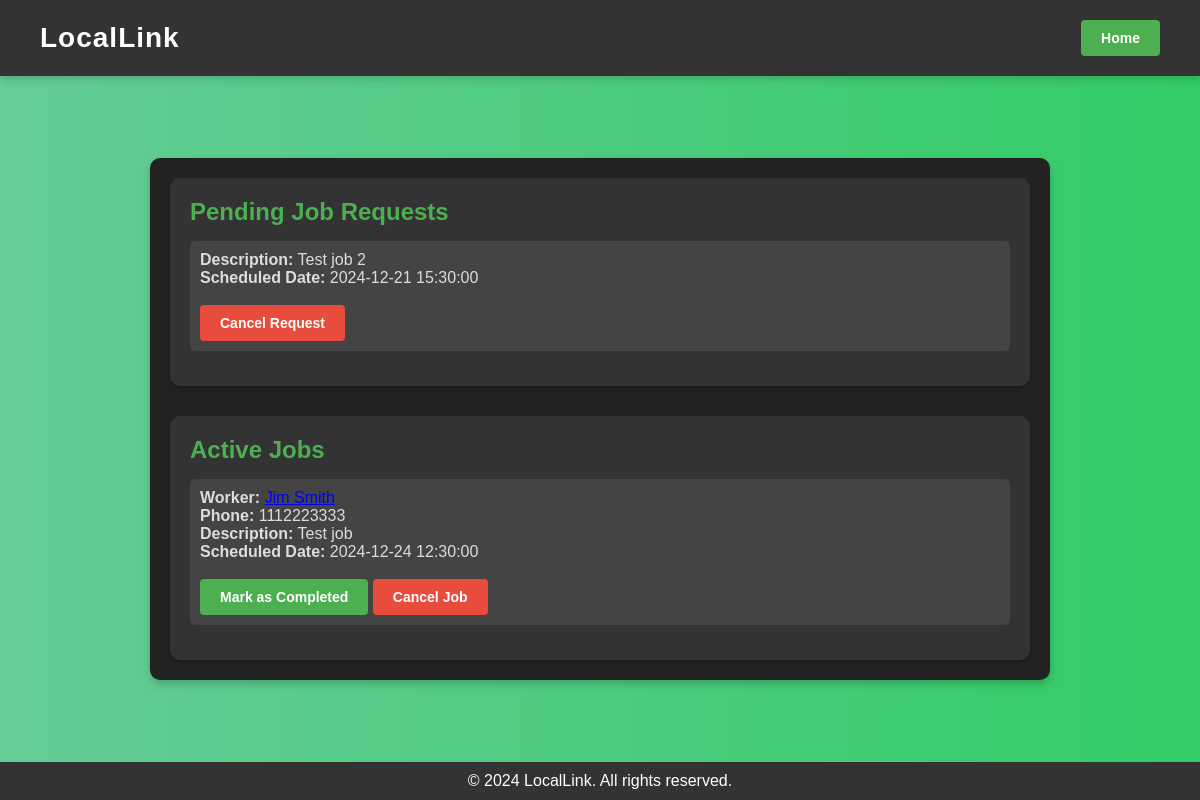
Screenshot of /profile (signed in) with the database file from the repository.
### app/models/contract.py (models this page shows)
class Contract(db.Model):
    __tablename__ = 'contracts'
    id = db.Column(db.Integer, primary_key=True)
    worker_id = db.Column(db.Integer, db.ForeignKey('workers.id'), nullable=False)
    employer_id = db.Column(db.Integer, db.ForeignKey('employers.id'), nullable=False)
    job_posting_id = db.Column(db.Integer, db.ForeignKey('job_postings.id'), nullable=True)
    description = db.Column(db.String(500), nullable=True)  # New column for job description
    status = db.Column(db.String(50), default='pending')  # pending, accepted, completed, etc.
    created_at = db.Column(db.DateTime, default=datetime.utcnow)
    job_date = db.Column(db.DateTime, nullable=False)  # Job date
    worker = db.relationship('Worker', back_populates='contracts')
    employer = db.relationship('Employer', back_populates='contracts')
    job_posting = db.relationship('JobPosting', backref='contracts')

### app/models/worker.py (models this page shows, shortened)
class Worker(db.Model):
    __tablename__ = 'workers'
    id = db.Column(db.Integer, primary_key=True)
    profile_picture = db.Column(db.String(200))
    name = db.Column(db.String(100), nullable=False)
    phone_number = db.Column(db.String(15), unique=True, nullable=False)
    password = db.Column(db.String(200), nullable=False)
    zip_code = db.Column(db.String(10), nullable=False)
    travel_distance = db.Column(db.Integer, nullable=False)
    user_role = db.Column(db.String(50), default='regular')
    about_me = db.Column(db.Text, nullable=True)
    is_online = db.Column(db.Boolean, default=False)
    auto_offline_time = db.Column(db.DateTime, nullable=True)
    job_postings = db.relationship('JobPosting', back_populates='worker')
    contracts = db.relationship('Contract', back_populates='worker')
    skills = db.relationship('Skill', back_populates='worker')  # Add this line

### app/routes/employer_routes.py (the view)
@employer_bp.route('/profile', methods=['GET'])
def employer_profile():
    employer_id = session.get('employer_id')
    if not employer_id:
        flash("You must be logged in as an employer to view this page.", "danger")
        return redirect(url_for('login.login_page'))
    pending_requests = Contract.query.filter_by(employer_id=employer_id, status='pending').all()
    active_jobs = Contract.query.filter_by(employer_id=employer_id, status='accepted').all()
    return render_template('employer_profile.html', pending_requests=pending_requests, active_jobs=active_jobs)

### app/templates/employer_profile.html (shortened to what this page needs)
<!DOCTYPE html>
<html lang="en">
<head>
    <link rel="stylesheet" href="{{ url_for('static', filename='css/employer_profile.css') }}">
</head>
<body>
    <header>
        <div class="logo">
            <h1>LocalLink</h1>
        </div>
        <nav>
            <a href="{{ url_for('home.home') }}" class="button">Home</a>
        </nav>
    </header>
    <main>
        <section class="profile-card">
            <div class="job-requests">
                <h2>Pending Job Requests</h2>
                <ul>
                    {% if pending_requests %}
                        {% for request in pending_requests %}
                            <li>
                                <p><strong>Description:</strong> {{ request.description }}</p>
                                <p><strong>Scheduled Date:</strong> {{ request.job_date.strftime('%Y-%m-%d %H:%M:%S') }}</p>
                                <br/>
                                <form method="POST" action="{{ url_for('employer.cancel_request', job_id=request.id) }}">
                                    <button type="submit" class="button danger">Cancel Request</button>
                                </form>
                            </li>
                        {% endfor %}
                    {% else %}
                        <p>No pending job requests at this time.</p>
                    {% endif %}
                </ul>
            </div>
            <div class="active-jobs">
                <h2>Active Jobs</h2>
                <ul>
                    {% if active_jobs %}
                        {% for job in active_jobs %}
                        <li>
                            <p><strong>Worker:</strong> <a href="{{ url_for('worker.worker_view', worker_id=job.worker.id) }}">{{ job.worker.name }}</a></p>
                            <p><strong>Phone:</strong> {{ job.worker.phone_number }}</p>
                            <p><strong>Description:</strong> {{ job.description }}</p>
                            <p><strong>Scheduled Date:</strong> {{ job.job_date.strftime('%Y-%m-%d %H:%M:%S') }}</p>
                            <br/>
                            <div class="action-buttons">
                                <form method="POST" action="{{ url_for('employer.complete_job', job_id=job.id) }}" style="display: inline;">
                                    <button type="submit" class="button">Mark as Completed</button>
                                </form>
                                <form method="POST" action="{{ url_for('employer.cancel_request', job_id=job.id) }}" style="display: inline;">
                                    <button type="submit" class="button danger">Cancel Job</button>
                                </form>
                            </div>
                        </li>
                        {% endfor %}
                    {% else %}
                        <p>No active jobs at this time.</p>
                    {% endif %}
                </ul>
            </div>
        </section>
    </main>
    <footer>
        <p>&copy; 2024 LocalLink. All rights reserved.</p>
    </footer>
</body>
</html>

### app/static/css/employer_profile.css (style rules this page uses)
* { margin: 0; padding: 0; box-sizing: border-box; }
body { font-family: Arial, sans-serif; background: linear-gradient(to right, #66cc99, #33cc66); color: #333; display: flex; flex-direction: column; min-height: 100vh; margin: 0; }
header { display: flex; justify-content: space-between; align-items: center; background-color: #333; color: white; padding: 20px 40px; box-shadow: 0 4px 8px rgba(0, 0, 0, 0.15); }
header .logo h1 { font-size: 28px; letter-spacing: 1px; }
header nav a { font-weight: bold; text-decoration: none; margin-left: 15px; padding: 10px 20px; color: #fff; background-color: #4CAF50; border-radius: 5px; transition: background-color 0.3s ease; }
main { flex-grow: 1; display: flex; justify-content: center; align-items: center; padding: 40px; }
.profile-card { background-color: #222; color: white; border-radius: 10px; box-shadow: 0 4px 8px rgba(0, 0, 0, 0.2); padding: 20px; max-width: 900px; width: 100%; display: flex; flex-direction: column; gap: 30px; }
.job-requests, .active-jobs { padding: 20px; background-color: #333; border-radius: 10px; box-shadow: 0 2px 4px rgba(0, 0, 0, 0.2); }
.job-requests h2, .active-jobs h2 { color: #4CAF50; font-size: 1.5em; margin-bottom: 15px; }
ul { list-style: none; padding: 0; }
ul li { margin-bottom: 15px; background-color: #444; padding: 10px; border-radius: 5px; color: #ddd; }
.button { display: inline-block; padding: 10px 20px; background-color: #4CAF50; color: white; text-decoration: none; font-size: 14px; font-weight: bold; border-radius: 4px; border: none; cursor: pointer; transition: background-color 0.3s, transform 0.2s; }
.button.danger { background-color: #e74c3c; }
footer { text-align: center; padding: 10px; background-color: #333; color: white; margin-top: auto; }

### rows the page displays
Contract: description "Test job 2", job_date "2024-12-21 15:30:00"
Contract: worker.name "Jim Smith", worker.phone_number "1112223333", description "Test job", job_date "2024-12-24 12:30:00"
